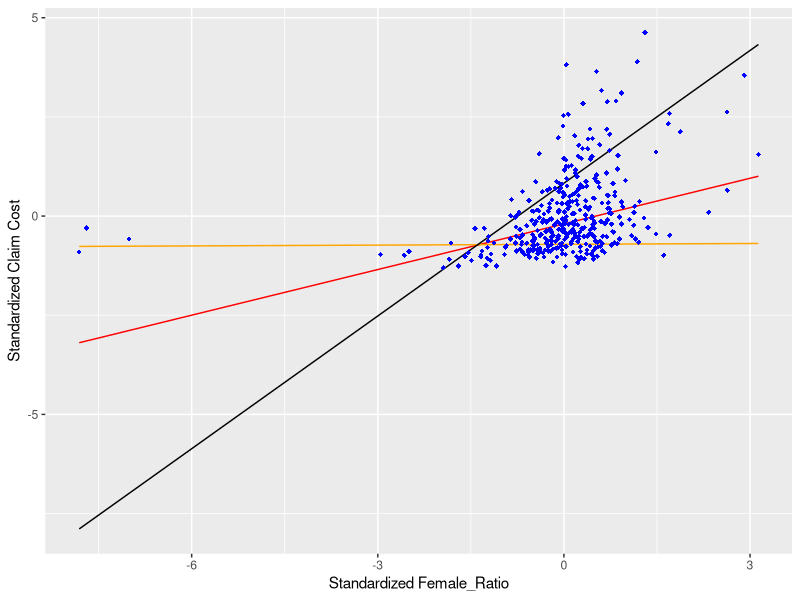

This chart was generated by the following R code:
library(ggplot2)
library(flexmix)
c = read.csv('tdata.csv')

x1 = c$Beneficiaries
x1 = c$Female_Ratio
#x1 = c$Age
#x1 = c$Pens_ratio
#x1 = c$Depen_ratio

y = c$Claims

m1 <- flexmix(c$Claims ~ x1, data = c, k = 3)
m1

par = parameters(m1)

c$f1 = par[1,1] + par[2,1]*x1 
c$f2 = par[1,2] + par[2,2]*x1 
c$f3 = par[1,3] + par[2,3]*x1 

ggplot(c, aes(x=x1,  y=y)) + 
  geom_line(aes(y = f1), color = "red") + 
  geom_line(aes(y = f2), color="orange") +
  geom_line(aes(y = f3), color="black")+ 
  geom_point(shape=18, color="blue")+
  labs(x="Standardized Female_Ratio",y="Standardized Claim Cost")
